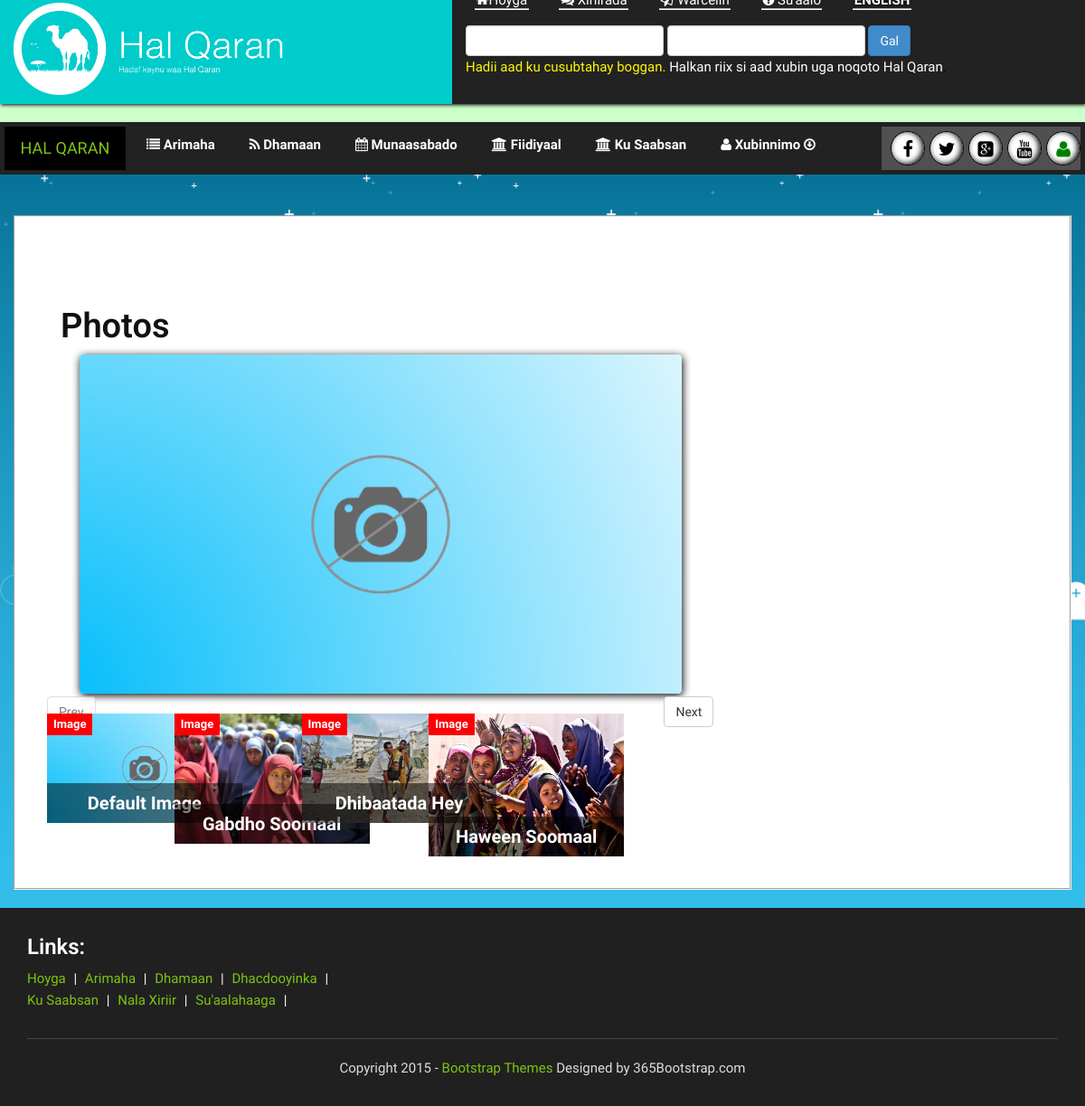
Screenshot of /photos with the database file from the repository.
### campaign/models.py (models this page shows, shortened)
class Image(models.Model):
    description = models.CharField(max_length=200)
    photo = ThumbnailerImageField(upload_to='images/%Y/%m/%d', default = 'images/None/no-image.png')
    view_counter = models.IntegerField(default=0)
    alt = models.CharField(max_length=30)

### campaign/views.py (the view)
# urls.py: url(r'^photos$', views.photos, name='photos'),
def photos(request):
    if request.session.get('language') == 'so':
        pageheader = 'Sawirrada'
    else:
        pageheader = 'Photos'
    request.session.setdefault('language','so')
    photos = Image.objects.all()
    loginForm = LoginForm()
    return render(request, 'campaign/partials/photos.html', {'photos':photos,'loginform':loginForm, 'pageheader':pageheader})

### campaign/forms.py
class LoginForm(ModelForm):
    class Meta:
        model = AuthUser
        fields = ('username', 'password')
        password = forms.CharField(widget=forms.PasswordInput())
        widgets = {
            'password': forms.PasswordInput(),
        }

### campaign/context_processors.py (called while the page is built)
def global_settings(request):
    return {
        'SITE_NAME': settings.SITE_NAME,
        'SITE_MOTO': settings.SITE_MOTO,
        'SITE_DESCRIPTION':settings.SITE_DESCRIPTION
    }

### campaign/css/templates/campaign/partials/photos.html (shortened to what this page needs)
{% extends 'campaign/layout.html' %}
{% block content %}
<div id="page-content" class="index-page container">
  <div class="row">
        <div class="col-sm-8 box wrap-vid column-1 container">
					<h1>Photos</h1>
            <div class="row">
              <div>
                <img id="wide-image-preview" class='img-responsive preview-image-img' src="media/{{photos.0.photo}}" />
                <button class="btn btn-default" disabled="true" id="prev-image">Prev</button>
                <button class="btn btn-default pull-right" id="next-image">Next</button>
              </div>
            </div>
						<div class="row">
                <div class="row container-fluid">
                  {% for image in photos|slice:":50" %}
                  <div class="col-sm-4 thumbnail-container" style="margin-bottom:2em;"  onclick="showImage('media/{{image.photo}}')">
      		          <div class="zoom-container">
      		            <div class="zoom-caption">
      		              <span class="youtube">Image</span>
      		              <p>{{image.alt|slice:":14"}}</p>
      		            </div>
      		            <img id="thumb-{{image.pk}}" src="media/{% if image.photo.avatar %}{{image.photo.avatar}}{% else %}{{image.photo}}{% endif %}")/>
      		          </div>
      						</div>
  	              {% endfor %}
                </div>
            </div>
					</div>
    </div>
  </div>
{% endblock %}

### campaign/static/campaign/css/style.css (style rules this page uses)
body { height: 100%; margin: 0;font-family: 'Ek Mukta', sans-serif;color: #666;background-image: url('/static/campaign/images/BG.png');background-size:100%;background-repeat:no-repeat;background-color:#33CCDD;font-size: 15px;line-height: 1.6em;font-weight: 400; }
html, body { width:100%; padding:0; margin:0; }
html { -webkit-text-size-adjust: none; }
img { max-width:100%; height: auto;width: auto\9; }
h1 { font-size: 38px; }
h1,h2,h3,h4,h5,h6 { font-family: 'Roboto', sans-serif;font-weight: 600;color: #111; }
p { margin: 0 0 20px; }
#page-content { padding: 0;background-color: #fff;padding-left: 3em; padding-right: 2em;padding-top: 4em;border: 2px groove whitesmoke; }
#page-content.index-page, #page-content.single-page, #page-content.archive-page { margin-top: 3em; }
.box { background-color: #fff;padding: 20px 20px 10px; }
.box:last-child { padding: 20px 20px 5px; }
.box:after, .box:before { clear: both; content: '\0020'; display: block; visibility: hidden; width: 0; height: 0; }
.zoom-container { position: relative; overflow: hidden; display: inline-block; font-size: 16px; font-size: 1rem; vertical-align: top; box-sizing: border-box; -moz-box-sizing: border-box; -webkit-box-sizing: border-box; }
.zoom-container img { display: block; width: 100%; height: auto; -webkit-transition: all .5s ease; -moz-transition: all .5s ease; -ms-transition: all .5s ease; -o-transition: all .5s ease; transition: all .5s ease; }
.zoom-container .zoom-caption { position: absolute; top: 0; right: 0; bottom: 0; left: 0; z-index: 10; -webkit-transition: all .5s ease; -moz-transition: all .5s ease; -ms-transition: all .5s ease; -o-transition: all .5s ease; transition: all .5s ease; color: #fff; }
.zoom-container .zoom-caption span { position:absolute;top: 0;padding: 0px 7px;font-weight: bold;font-size: 13px; }
.zoom-container .zoom-caption span.youtube { background-color: #FD0005; }
.zoom-container .zoom-caption p { position: absolute;bottom: 0;left:0; right: 0;text-align: center;font-size: 20px; font-weight: bold;background: rgba(0, 0, 0, .5);margin:0;padding: 10px; }
.thumbnail-container { max-height: 10;margin: -1em;margin-right: -6em; }
.preview-image-img { height: 25em;margin: auto;box-shadow: 1px 2px 10px black;border-radius: .3em;margin-bottom: .2em; }

### rows the page displays
Image: photo (placeholder picture), alt "Default Image"
Image: alt "Gabdho Soomaal", photo (picture)
Image: alt "Dhibaatada Hey", photo (picture)
Image: alt "Haween Soomaal", photo (picture)
